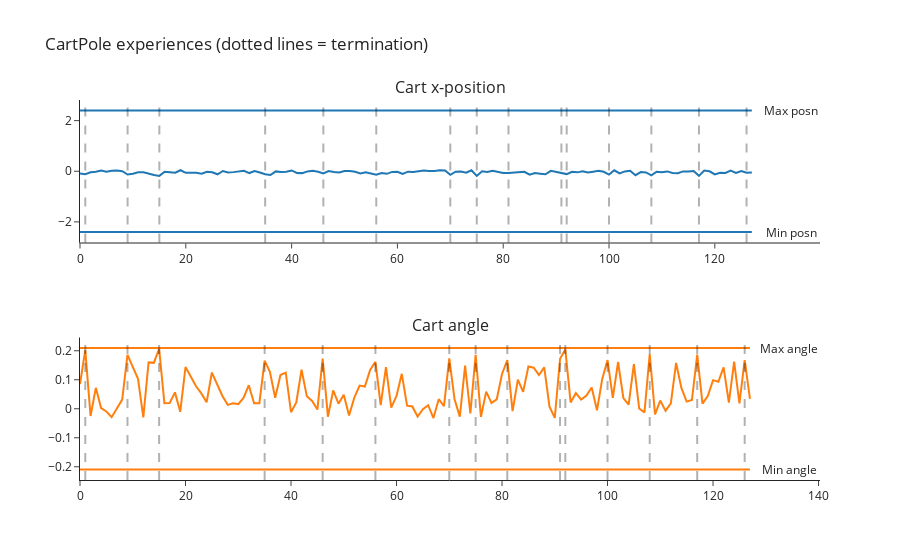

Notebook source saved alongside this figure:
### Code cell
minibatches = rb.get_minibatches(next_value, next_done)

obs = minibatches[0].obs
dones = minibatches[0].dones

plot_cartpole_obs_and_dones(obs, dones)

### Figure 1 — Plotly figure (JSON) as saved in the notebook; plotly's stock layout.template omitted (floating-point values rounded to 4 significant figures)
{"data": [{"marker": {"color": "#1F77B4"}, "mode": "lines", "name": "posn", "type": "scatter", "xaxis": "x", "y": [-0.08686, -0.1151, -0.04088, -0.02107, 0.03065, -0.02018, 0.01691, 0.03401, 0.004362, -0.1287, -0.09892, -0.03667, -0.03928, -0.1021, -0.151, -0.1824, -0.02128, -0.04085, -0.0561, 0.04044, -0.06145, -0.06389, -0.05918, -0.09619, -0.02018, -0.04163, -0.1198, 0.009575, -0.05269, -0.03457, 0.001874, 0.01984, -0.0711, 0.01201, -0.04687, -0.1207, -0.1473, -0.005749, -0.02879, -0.0181, 0.03199, -0.06675, -0.07399, -0.006478, 0.01906, -0.01819, -0.08784, 0.007031, -0.0297, -0.04792, 0.01119, 0.01388, -0.02304, -0.08363, -0.03969, -0.08619, -0.1358, -0.06944, -0.1016, -0.02596, -0.01806, -0.1094, -0.01742, -0.03108, -0.004966, 0.02504, 0.0129, 0.01047, 0.03945, 0.03009, -0.14, -0.01882, -0.01006, -0.0596, 0.03765, -0.1868, -0.004373, -0.02708, 0.02234, -0.01897, -0.06456, -0.06882, -0.05004, -0.04498, -0.0214, -0.1345, -0.07223, -0.09628, -0.1216, 0.0147, -0.03023, -0.09747, -0.1126, -0.0197, -0.04384, -0.0008399, -0.05133, -0.0176, 0.01801, -0.02233, -0.1294, 0.03625, -0.08573, -0.006625, 0.01868, -0.1549, -0.03299, -0.04697, -0.1627, -0.01703, -0.04093, -0.006398, -0.0687, -0.07606, -0.005298, -0.006764, 0.01072, -0.1818, 0.02907, -0.001416, -0.1251, -0.05974, -0.06585, 0.02481, -0.06527, 0.00955, -0.05963, -0.05359], "yaxis": "y"}, {"marker": {"color": "#1F77B4"}, "mode": "lines", "name": "posn_min", "type": "scatter", "xaxis": "x", "y": [-2.4, -2.4, -2.4, -2.4, -2.4, -2.4, -2.4, -2.4, -2.4, -2.4, -2.4, -2.4, -2.4, -2.4, -2.4, -2.4, -2.4, -2.4, -2.4, -2.4, -2.4, -2.4, -2.4, -2.4, -2.4, -2.4, -2.4, -2.4, -2.4, -2.4, -2.4, -2.4, -2.4, -2.4, -2.4, -2.4, -2.4, -2.4, -2.4, -2.4, -2.4, -2.4, -2.4, -2.4, -2.4, -2.4, -2.4, -2.4, -2.4, -2.4, -2.4, -2.4, -2.4, -2.4, -2.4, -2.4, -2.4, -2.4, -2.4, -2.4, -2.4, -2.4, -2.4, -2.4, -2.4, -2.4, -2.4, -2.4, -2.4, -2.4, -2.4, -2.4, -2.4, -2.4, -2.4, -2.4, -2.4, -2.4, -2.4, -2.4, -2.4, -2.4, -2.4, -2.4, -2.4, -2.4, -2.4, -2.4, -2.4, -2.4, -2.4, -2.4, -2.4, -2.4, -2.4, -2.4, -2.4, -2.4, -2.4, -2.4, -2.4, -2.4, -2.4, -2.4, -2.4, -2.4, -2.4, -2.4, -2.4, -2.4, -2.4, -2.4, -2.4, -2.4, -2.4, -2.4, -2.4, -2.4, -2.4, -2.4, -2.4, -2.4, -2.4, -2.4, -2.4, -2.4, -2.4, -2.4], "yaxis": "y"}, {"marker": {"color": "#1F77B4"}, "mode": "lines", "name": "posn_max", "type": "scatter", "xaxis": "x", "y": [2.4, 2.4, 2.4, 2.4, 2.4, 2.4, 2.4, 2.4, 2.4, 2.4, 2.4, 2.4, 2.4, 2.4, 2.4, 2.4, 2.4, 2.4, 2.4, 2.4, 2.4, 2.4, 2.4, 2.4, 2.4, 2.4, 2.4, 2.4, 2.4, 2.4, 2.4, 2.4, 2.4, 2.4, 2.4, 2.4, 2.4, 2.4, 2.4, 2.4, 2.4, 2.4, 2.4, 2.4, 2.4, 2.4, 2.4, 2.4, 2.4, 2.4, 2.4, 2.4, 2.4, 2.4, 2.4, 2.4, 2.4, 2.4, 2.4, 2.4, 2.4, 2.4, 2.4, 2.4, 2.4, 2.4, 2.4, 2.4, 2.4, 2.4, 2.4, 2.4, 2.4, 2.4, 2.4, 2.4, 2.4, 2.4, 2.4, 2.4, 2.4, 2.4, 2.4, 2.4, 2.4, 2.4, 2.4, 2.4, 2.4, 2.4, 2.4, 2.4, 2.4, 2.4, 2.4, 2.4, 2.4, 2.4, 2.4, 2.4, 2.4, 2.4, 2.4, 2.4, 2.4, 2.4, 2.4, 2.4, 2.4, 2.4, 2.4, 2.4, 2.4, 2.4, 2.4, 2.4, 2.4, 2.4, 2.4, 2.4, 2.4, 2.4, 2.4, 2.4, 2.4, 2.4, 2.4, 2.4], "yaxis": "y"}, {"marker": {"color": "#FF7F0E"}, "mode": "lines", "name": "angle", "type": "scatter", "xaxis": "x2", "y": [0.0854, 0.2019, -0.02494, 0.07222, 0.002395, -0.009506, -0.02902, 0.001595, 0.03159, 0.186, 0.1452, 0.1034, -0.02981, 0.1599, 0.1583, 0.2062, 0.01921, 0.02011, 0.05649, -0.01054, 0.1439, 0.1121, 0.07747, 0.05293, 0.02222, 0.1249, 0.08712, 0.04403, 0.01338, 0.0189, 0.016, 0.03711, 0.0811, 0.01894, 0.019, 0.1662, 0.1275, 0.03775, 0.1164, 0.1243, -0.01204, 0.02163, 0.1345, 0.04287, 0.02704, -0.002909, 0.1727, -0.02734, 0.0635, 0.01736, 0.04807, -0.02309, 0.03846, 0.07973, 0.07664, 0.1341, 0.1619, 0.01273, 0.1434, 0.003582, 0.04443, 0.1205, 0.01049, 0.007819, -0.02694, -0.001481, 0.01213, -0.0321, 0.03293, 0.0087, 0.1735, 0.03277, -0.02704, 0.1484, -0.01639, 0.1859, -0.02783, 0.05906, 0.02019, 0.03259, 0.1199, 0.1676, -0.008438, 0.1004, 0.05827, 0.1456, 0.1415, 0.1165, 0.1424, 0.007016, -0.0317, 0.1723, 0.2041, 0.02165, 0.05385, 0.03152, 0.04524, 0.07312, -0.005026, 0.1028, 0.1679, 0.0376, 0.1612, 0.03705, 0.01426, 0.1543, 0.0008386, -0.01258, 0.1889, -0.01968, 0.02819, -0.007455, 0.01881, 0.1581, 0.07184, 0.0247, 0.0302, 0.1869, 0.0175, 0.0434, 0.09865, 0.09286, 0.143, 0.02139, 0.1629, 0.01889, 0.1675, 0.03373], "yaxis": "y2"}, {"marker": {"color": "#FF7F0E"}, "mode": "lines", "name": "angle_min", "type": "scatter", "xaxis": "x2", "y": [-0.2095, -0.2095, -0.2095, -0.2095, -0.2095, -0.2095, -0.2095, -0.2095, -0.2095, -0.2095, -0.2095, -0.2095, -0.2095, -0.2095, -0.2095, -0.2095, -0.2095, -0.2095, -0.2095, -0.2095, -0.2095, -0.2095, -0.2095, -0.2095, -0.2095, -0.2095, -0.2095, -0.2095, -0.2095, -0.2095, -0.2095, -0.2095, -0.2095, -0.2095, -0.2095, -0.2095, -0.2095, -0.2095, -0.2095, -0.2095, -0.2095, -0.2095, -0.2095, -0.2095, -0.2095, -0.2095, -0.2095, -0.2095, -0.2095, -0.2095, -0.2095, -0.2095, -0.2095, -0.2095, -0.2095, -0.2095, -0.2095, -0.2095, -0.2095, -0.2095, -0.2095, -0.2095, -0.2095, -0.2095, -0.2095, -0.2095, -0.2095, -0.2095, -0.2095, -0.2095, -0.2095, -0.2095, -0.2095, -0.2095, -0.2095, -0.2095, -0.2095, -0.2095, -0.2095, -0.2095, -0.2095, -0.2095, -0.2095, -0.2095, -0.2095, -0.2095, -0.2095, -0.2095, -0.2095, -0.2095, -0.2095, -0.2095, -0.2095, -0.2095, -0.2095, -0.2095, -0.2095, -0.2095, -0.2095, -0.2095, -0.2095, -0.2095, -0.2095, -0.2095, -0.2095, -0.2095, -0.2095, -0.2095, -0.2095, -0.2095, -0.2095, -0.2095, -0.2095, -0.2095, -0.2095, -0.2095, -0.2095, -0.2095, -0.2095, -0.2095, -0.2095, -0.2095, -0.2095, -0.2095, -0.2095, -0.2095, -0.2095, -0.2095], "yaxis": "y2"}, {"marker": {"color": "#FF7F0E"}, "mode": "lines", "name": "angle_max", "type": "scatter", "xaxis": "x2", "y": [0.2095, 0.2095, 0.2095, 0.2095, 0.2095, 0.2095, 0.2095, 0.2095, 0.2095, 0.2095, 0.2095, 0.2095, 0.2095, 0.2095, 0.2095, 0.2095, 0.2095, 0.2095, 0.2095, 0.2095, 0.2095, 0.2095, 0.2095, 0.2095, 0.2095, 0.2095, 0.2095, 0.2095, 0.2095, 0.2095, 0.2095, 0.2095, 0.2095, 0.2095, 0.2095, 0.2095, 0.2095, 0.2095, 0.2095, 0.2095, 0.2095, 0.2095, 0.2095, 0.2095, 0.2095, 0.2095, 0.2095, 0.2095, 0.2095, 0.2095, 0.2095, 0.2095, 0.2095, 0.2095, 0.2095, 0.2095, 0.2095, 0.2095, 0.2095, 0.2095, 0.2095, 0.2095, 0.2095, 0.2095, 0.2095, 0.2095, 0.2095, 0.2095, 0.2095, 0.2095, 0.2095, 0.2095, 0.2095, 0.2095, 0.2095, 0.2095, 0.2095, 0.2095, 0.2095, 0.2095, 0.2095, 0.2095, 0.2095, 0.2095, 0.2095, 0.2095, 0.2095, 0.2095, 0.2095, 0.2095, 0.2095, 0.2095, 0.2095, 0.2095, 0.2095, 0.2095, 0.2095, 0.2095, 0.2095, 0.2095, 0.2095, 0.2095, 0.2095, 0.2095, 0.2095, 0.2095, 0.2095, 0.2095, 0.2095, 0.2095, 0.2095, 0.2095, 0.2095, 0.2095, 0.2095, 0.2095, 0.2095, 0.2095, 0.2095, 0.2095, 0.2095, 0.2095, 0.2095, 0.2095, 0.2095, 0.2095, 0.2095, 0.2095], "yaxis": "y2"}], "layout": {"annotations": [{"font": {"size": 16}, "showarrow": false, "text": "Cart x-position", "x": 0.5, "xanchor": "center", "xref": "paper", "y": 1, "yanchor": "bottom", "yref": "paper"}, {"font": {"size": 16}, "showarrow": false, "text": "Cart angle", "x": 0.5, "xanchor": "center", "xref": "paper", "y": 0.375, "yanchor": "bottom", "yref": "paper"}, {"showarrow": false, "text": "Min posn", "x": 134.4, "xref": "x", "y": -2.4, "yref": "y"}, {"showarrow": false, "text": "Min angle", "x": 134.4, "xref": "x2", "y": -0.2095, "yref": "y2"}, {"showarrow": false, "text": "Max posn", "x": 134.4, "xref": "x", "y": 2.4, "yref": "y"}, {"showarrow": false, "text": "Max angle", "x": 134.4, "xref": "x2", "y": 0.2095, "yref": "y2"}], "shapes": [{"line": {"color": "black", "dash": "dash", "width": 2}, "type": "line", "x0": 1, "x1": 1, "xref": "x", "y0": 0, "y1": 1, "yref": "y domain"}, {"line": {"color": "black", "dash": "dash", "width": 2}, "type": "line", "x0": 9, "x1": 9, "xref": "x", "y0": 0, "y1": 1, "yref": "y domain"}, {"line": {"color": "black", "dash": "dash", "width": 2}, "type": "line", "x0": 15, "x1": 15, "xref": "x", "y0": 0, "y1": 1, "yref": "y domain"}, {"line": {"color": "black", "dash": "dash", "width": 2}, "type": "line", "x0": 35, "x1": 35, "xref": "x", "y0": 0, "y1": 1, "yref": "y domain"}, {"line": {"color": "black", "dash": "dash", "width": 2}, "type": "line", "x0": 46, "x1": 46, "xref": "x", "y0": 0, "y1": 1, "yref": "y domain"}, {"line": {"color": "black", "dash": "dash", "width": 2}, "type": "line", "x0": 56, "x1": 56, "xref": "x", "y0": 0, "y1": 1, "yref": "y domain"}, {"line": {"color": "black", "dash": "dash", "width": 2}, "type": "line", "x0": 70, "x1": 70, "xref": "x", "y0": 0, "y1": 1, "yref": "y domain"}, {"line": {"color": "black", "dash": "dash", "width": 2}, "type": "line", "x0": 75, "x1": 75, "xref": "x", "y0": 0, "y1": 1, "yref": "y domain"}, {"line": {"color": "black", "dash": "dash", "width": 2}, "type": "line", "x0": 81, "x1": 81, "xref": "x", "y0": 0, "y1": 1, "yref": "y domain"}, {"line": {"color": "black", "dash": "dash", "width": 2}, "type": "line", "x0": 91, "x1": 91, "xref": "x", "y0": 0, "y1": 1, "yref": "y domain"}, {"line": {"color": "black", "dash": "dash", "width": 2}, "type": "line", "x0": 92, "x1": 92, "xref": "x", "y0": 0, "y1": 1, "yref": "y domain"}, {"line": {"color": "black", "dash": "dash", "width": 2}, "type": "line", "x0": 100, "x1": 100, "xref": "x", "y0": 0, "y1": 1, "yref": "y domain"}, {"line": {"color": "black", "dash": "dash", "width": 2}, "type": "line", "x0": 108, "x1": 108, "xref": "x", "y0": 0, "y1": 1, "yref": "y domain"}, {"line": {"color": "black", "dash": "dash", "width": 2}, "type": "line", "x0": 117, "x1": 117, "xref": "x", "y0": 0, "y1": 1, "yref": "y domain"}, {"line": {"color": "black", "dash": "dash", "width": 2}, "type": "line", "x0": 126, "x1": 126, "xref": "x", "y0": 0, "y1": 1, "yref": "y domain"}, {"line": {"color": "black", "dash": "dash", "width": 2}, "type": "line", "x0": 1, "x1": 1, "xref": "x2", "y0": 0, "y1": 1, "yref": "y2 domain"}, {"line": {"color": "black", "dash": "dash", "width": 2}, "type": "line", "x0": 9, "x1": 9, "xref": "x2", "y0": 0, "y1": 1, "yref": "y2 domain"}, {"line": {"color": "black", "dash": "dash", "width": 2}, "type": "line", "x0": 15, "x1": 15, "xref": "x2", "y0": 0, "y1": 1, "yref": "y2 domain"}, {"line": {"color": "black", "dash": "dash", "width": 2}, "type": "line", "x0": 35, "x1": 35, "xref": "x2", "y0": 0, "y1": 1, "yref": "y2 domain"}, {"line": {"color": "black", "dash": "dash", "width": 2}, "type": "line", "x0": 46, "x1": 46, "xref": "x2", "y0": 0, "y1": 1, "yref": "y2 domain"}, {"line": {"color": "black", "dash": "dash", "width": 2}, "type": "line", "x0": 56, "x1": 56, "xref": "x2", "y0": 0, "y1": 1, "yref": "y2 domain"}, {"line": {"color": "black", "dash": "dash", "width": 2}, "type": "line", "x0": 70, "x1": 70, "xref": "x2", "y0": 0, "y1": 1, "yref": "y2 domain"}, {"line": {"color": "black", "dash": "dash", "width": 2}, "type": "line", "x0": 75, "x1": 75, "xref": "x2", "y0": 0, "y1": 1, "yref": "y2 domain"}, {"line": {"color": "black", "dash": "dash", "width": 2}, "type": "line", "x0": 81, "x1": 81, "xref": "x2", "y0": 0, "y1": 1, "yref": "y2 domain"}, {"line": {"color": "black", "dash": "dash", "width": 2}, "type": "line", "x0": 91, "x1": 91, "xref": "x2", "y0": 0, "y1": 1, "yref": "y2 domain"}, {"line": {"color": "black", "dash": "dash", "width": 2}, "type": "line", "x0": 92, "x1": 92, "xref": "x2", "y0": 0, "y1": 1, "yref": "y2 domain"}, {"line": {"color": "black", "dash": "dash", "width": 2}, "type": "line", "x0": 100, "x1": 100, "xref": "x2", "y0": 0, "y1": 1, "yref": "y2 domain"}, {"line": {"color": "black", "dash": "dash", "width": 2}, "type": "line", "x0": 108, "x1": 108, "xref": "x2", "y0": 0, "y1": 1, "yref": "y2 domain"}, {"line": {"color": "black", "dash": "dash", "width": 2}, "type": "line", "x0": 117, "x1": 117, "xref": "x2", "y0": 0, "y1": 1, "yref": "y2 domain"}, {"line": {"color": "black", "dash": "dash", "width": 2}, "type": "line", "x0": 126, "x1": 126, "xref": "x2", "y0": 0, "y1": 1, "yref": "y2 domain"}], "showlegend": false, "title": {"text": "CartPole experiences (dotted lines = termination)"}, "xaxis": {"anchor": "y", "domain": [0, 1]}, "xaxis2": {"anchor": "y2", "domain": [0, 1]}, "yaxis": {"anchor": "x", "domain": [0.625, 1]}, "yaxis2": {"anchor": "x2", "domain": [0, 0.375]}}}
